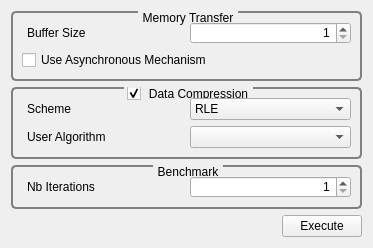
<?xml version="1.0" encoding="UTF-8"?>
<ui version="4.0">
 <class>GvQEditor</class>
 <widget class="QWidget" name="GvQEditor">
  <property name="geometry">
   <rect>
    <x>0</x>
    <y>0</y>
    <width>373</width>
    <height>243</height>
   </rect>
  </property>
  <property name="windowTitle">
   <string>Memory Transfer and Data Compression</string>
  </property>
  <property name="styleSheet">
   <string notr="true">QGroupBox
{
     background-color: qlineargradient(x1: 0, y1: 0, x2: 0, y2: 1,
                                       stop: 0 #E0E0E0, stop: 1 #FFFFFF);
     border: 2px solid gray;
     border-radius: 5px;
     margin-top: 1ex; /* leave space at the top for the title */
 }

 QGroupBox::title
{
	 subcontrol-origin: margin;
     subcontrol-position: top center; /* position at the top center */
     padding: 0 3px;
     background-color: qlineargradient(x1: 0, y1: 0, x2: 0, y2: 1,
                                       stop: 0 #FFOECE, stop: 1 #FFFFFF);
 }

QLabel
{
	border-radius: 4px;
	padding: 2px;
 }
</string>
  </property>
  <layout class="QGridLayout" name="gridLayout_3">
   <item row="0" column="0" colspan="2">
    <widget class="QGroupBox" name="groupBox">
     <property name="title">
      <string>Memory Transfer</string>
     </property>
     <layout class="QGridLayout" name="gridLayout_2">
      <item row="0" column="0">
       <widget class="QLabel" name="label">
        <property name="text">
         <string>Buffer Size</string>
        </property>
       </widget>
      </item>
      <item row="0" column="1">
       <widget class="QSpinBox" name="_bufferSizeSpinBox">
        <property name="alignment">
         <set>Qt::AlignRight|Qt::AlignTrailing|Qt::AlignVCenter</set>
        </property>
        <property name="minimum">
         <number>1</number>
        </property>
        <property name="maximum">
         <number>1000000000</number>
        </property>
       </widget>
      </item>
      <item row="1" column="0" colspan="2">
       <widget class="QCheckBox" name="_useAsynchronousTransferCheckBox">
        <property name="text">
         <string>Use Asynchronous Mechanism</string>
        </property>
       </widget>
      </item>
     </layout>
    </widget>
   </item>
   <item row="1" column="0" colspan="2">
    <widget class="QGroupBox" name="_dataCompressionGroupBox">
     <property name="title">
      <string>Data Compression</string>
     </property>
     <property name="checkable">
      <bool>true</bool>
     </property>
     <layout class="QGridLayout" name="gridLayout">
      <item row="0" column="0">
       <widget class="QLabel" name="label_2">
        <property name="text">
         <string>Scheme</string>
        </property>
       </widget>
      </item>
      <item row="0" column="1">
       <widget class="QComboBox" name="_dataCompressionSchemeComboBox">
        <item>
         <property name="text">
          <string>RLE</string>
         </property>
        </item>
       </widget>
      </item>
      <item row="1" column="0">
       <widget class="QLabel" name="label_3">
        <property name="text">
         <string>User Algorithm</string>
        </property>
       </widget>
      </item>
      <item row="1" column="1">
       <widget class="QComboBox" name="_dataCompressionAlgorithmComboBox"/>
      </item>
     </layout>
    </widget>
   </item>
   <item row="2" column="0" colspan="2">
    <widget class="QGroupBox" name="groupBox_2">
     <property name="title">
      <string>Benchmark</string>
     </property>
     <layout class="QHBoxLayout" name="horizontalLayout_2">
      <item>
       <widget class="QLabel" name="label_4">
        <property name="text">
         <string>Nb Iterations</string>
        </property>
       </widget>
      </item>
      <item>
       <widget class="QSpinBox" name="_nbIterationBenchmarkSpinBox">
        <property name="alignment">
         <set>Qt::AlignRight|Qt::AlignTrailing|Qt::AlignVCenter</set>
        </property>
        <property name="minimum">
         <number>1</number>
        </property>
        <property name="maximum">
         <number>100</number>
        </property>
       </widget>
      </item>
     </layout>
    </widget>
   </item>
   <item row="3" column="0">
    <spacer name="horizontalSpacer">
     <property name="orientation">
      <enum>Qt::Horizontal</enum>
     </property>
     <property name="sizeHint" stdset="0">
      <size>
       <width>271</width>
       <height>20</height>
      </size>
     </property>
    </spacer>
   </item>
   <item row="3" column="1">
    <widget class="QPushButton" name="_executePushButton">
     <property name="text">
      <string>Execute</string>
     </property>
    </widget>
   </item>
  </layout>
 </widget>
 <resources/>
 <connections/>
</ui>
